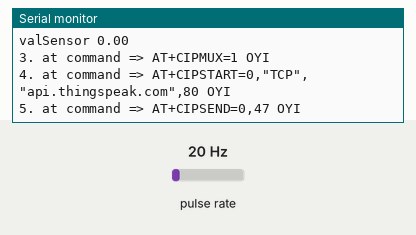
The sketch below on a simulated Arduino Uno, built with avr-gcc and run on an emulated ATmega328P. On the bench: the last lines printed to the serial monitor. Wiring (inferred from the names in the program): pulse sensor: data pin 2. Inputs (shaded band) come from the test bench; at power-on: pulse rate 20 Hz. The modem accepts every AT command (registered, SIM ready, sends succeed) and sends nothing else.

Above: at 1.2 s.
1.3 s: pulse rate (sensor on pin 2) set to 4 Hz
At 1.91 s:
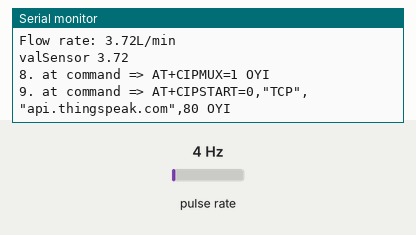
3.2 s: pulse rate (sensor on pin 2) set to 50 Hz
At 4.8 s:
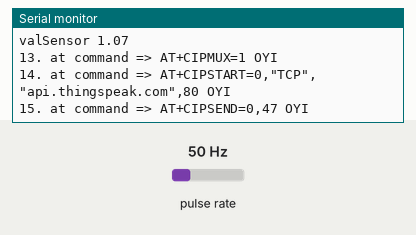
Timing chart, 0 to 6.3 s (numbered marks = the images above; inputs shaded):
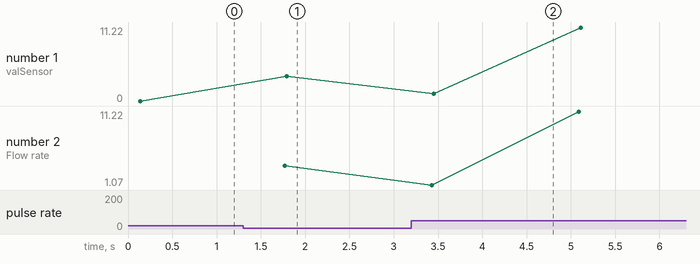

The sketch:

client2_uno_.ino
```cpp
#include <SoftwareSerial.h>
#include <SPI.h>
#include <Wire.h>
#define RX 10
#define TX 11
String AP = "No free wifi for you :P"; // CHANGE ME
String PASS = "***********";       // CHANGE ME
String API = "***********";       // CHANGE ME
String HOST = "api.thingspeak.com";
String PORT = "80";
String field = "field1";
int countTrueCommand;
int countTimeCommand;
boolean found = false;
float valSensor = 1;
int p = 0;
SoftwareSerial esp8266(RX, TX);

#define SENSOR 2

long currentMillis = 0;
long previousMillis = 0;
int interval = 1000;
boolean ledState = LOW;
float calibrationFactor = 4.5;
volatile byte pulseCount;
byte pulse1Sec = 0;
float flowRate;
unsigned long flowMilliLitres;
unsigned int totalMilliLitres;
float flowLitres;
float totalLitres;
void pulseCounter()
{
  pulseCount++;
}
void setup()
{
  Serial.begin(9600);
  esp8266.begin(115200);
  pinMode(SENSOR, INPUT_PULLUP);
  pulseCount = 0;
  flowRate = 0.0;
  flowMilliLitres = 0;
  totalMilliLitres = 0;
  previousMillis = 0;
  attachInterrupt(digitalPinToInterrupt(SENSOR), pulseCounter, FALLING);
  sendCommand("AT", 5, "OK");
  sendCommand("AT+CWMODE=3", 5, "OK");
  sendCommand("AT+CWJAP=\"" + AP + "\",\"" + PASS + "\"", 20, "OK");
}
void loop()
{
  currentMillis = millis();
  if (currentMillis - previousMillis > interval)
  {

    pulse1Sec = pulseCount;
    pulseCount = 0;
    flowRate = ((1000.0 / (millis() - previousMillis)) * pulse1Sec) / calibrationFactor;
    previousMillis = millis();
    flowMilliLitres = (flowRate / 60) * 1000;
    flowLitres = (flowRate / 60);
    totalMilliLitres += flowMilliLitres;
    totalLitres += flowLitres;
    Serial.print("Flow rate: ");
    Serial.print(float(flowRate)); // Print the integer part of the variable
    Serial.print("L/min");
    Serial.println();
  }

  valSensor = flowRate;
  Serial.print("valSensor ");
  Serial.println(valSensor);
  String getData = "GET /update?api_key=" + API + "&" + field + "=" + String(valSensor);
  sendCommand("AT+CIPMUX=1", 5, "OK");
  sendCommand("AT+CIPSTART=0,\"TCP\",\"" + HOST + "\"," + PORT, 15, "OK");
  sendCommand("AT+CIPSEND=0," + String(getData.length() + 4), 4, ">");
  esp8266.println(getData);
  delay(1500);
  countTrueCommand++;
  sendCommand("AT+CIPCLOSE=0", 5, "OK");
}

void sendCommand(String command, int maxTime, char readReplay[])
{
  Serial.print(countTrueCommand);
  Serial.print(". at command => ");
  Serial.print(command);
  Serial.print(" ");
  while (countTimeCommand < (maxTime * 1))
  {
    esp8266.println(command);     //at+cipsend
    if (esp8266.find(readReplay)) //ok
    {
      found = true;
      break;
    }

    countTimeCommand++;
  }

  if (found == true)
  {
    Serial.println("OYI");
    countTrueCommand++;
    countTimeCommand = 0;
  }

  if (found == false)
  {
    Serial.println("Fail");
    countTrueCommand = 0;
    countTimeCommand = 0;
  }

  found = false;
}
```

Measured:
- after the input at 1.3 s, the serial monitor: prints a new line after 0.47 s (image 1)
- after the input at 3.2 s, the serial monitor: prints a new line after 0.23 s (image 2)
- plotted number 1: 0 → 3.72 after the input at 1.3 s, 3.72 → 11.09 after the input at 3.2 s
- plotted number 2: 3.72 → 11.09 after the input at 3.2 s
